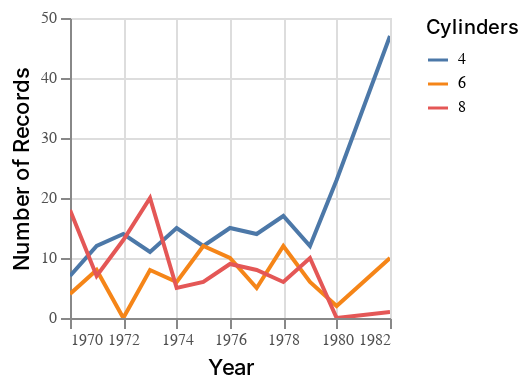

Notebook code cell kept with this figure:
### Code cell
import altair as alt
import pandas._libs.tslibs.timestamps
from pandas._libs.tslibs.timestamps import Timestamp
visData = pd.DataFrame({'Year': {0: Timestamp('1970-01-01 00:00:00'), 1: Timestamp('1970-01-01 00:00:00'), 2: Timestamp('1970-01-01 00:00:00'), 3: Timestamp('1971-01-01 00:00:00'), 4: Timestamp('1971-01-01 00:00:00'), 5: Timestamp('1971-01-01 00:00:00'), 6: Timestamp('1972-01-01 00:00:00'), 7: Timestamp('1972-01-01 00:00:00'), 8: Timestamp('1972-01-01 00:00:00'), 9: Timestamp('1973-01-01 00:00:00'), 10: Timestamp('1973-01-01 00:00:00'), 11: Timestamp('1973-01-01 00:00:00'), 12: Timestamp('1974-01-01 00:00:00'), 13: Timestamp('1974-01-01 00:00:00'), 14: Timestamp('1974-01-01 00:00:00'), 15: Timestamp('1975-01-01 00:00:00'), 16: Timestamp('1975-01-01 00:00:00'), 17: Timestamp('1975-01-01 00:00:00'), 18: Timestamp('1976-01-01 00:00:00'), 19: Timestamp('1976-01-01 00:00:00'), 20: Timestamp('1976-01-01 00:00:00'), 21: Timestamp('1977-01-01 00:00:00'), 22: Timestamp('1977-01-01 00:00:00'), 23: Timestamp('1977-01-01 00:00:00'), 24: Timestamp('1978-01-01 00:00:00'), 25: Timestamp('1978-01-01 00:00:00'), 26: Timestamp('1978-01-01 00:00:00'), 27: Timestamp('1979-01-01 00:00:00'), 28: Timestamp('1979-01-01 00:00:00'), 29: Timestamp('1979-01-01 00:00:00'), 30: Timestamp('1980-01-01 00:00:00'), 31: Timestamp('1980-01-01 00:00:00'), 32: Timestamp('1980-01-01 00:00:00'), 33: Timestamp('1982-01-01 00:00:00'), 34: Timestamp('1982-01-01 00:00:00'), 35: Timestamp('1982-01-01 00:00:00')}, 'Cylinders': {0: 4, 1: 6, 2: 8, 3: 4, 4: 6, 5: 8, 6: 8, 7: 6, 8: 4, 9: 4, 10: 6, 11: 8, 12: 4, 13: 6, 14: 8, 15: 4, 16: 6, 17: 8, 18: 8, 19: 4, 20: 6, 21: 4, 22: 8, 23: 6, 24: 4, 25: 6, 26: 8, 27: 4, 28: 6, 29: 8, 30: 8, 31: 4, 32: 6, 33: 4, 34: 6, 35: 8}, 'Record': {0: 7.0, 1: 4.0, 2: 18.0, 3: 12.0, 4: 8.0, 5: 7.0, 6: 13.0, 7: 0.0, 8: 14.0, 9: 11.0, 10: 8.0, 11: 20.0, 12: 15.0, 13: 6.0, 14: 5.0, 15: 12.0, 16: 12.0, 17: 6.0, 18: 9.0, 19: 15.0, 20: 10.0, 21: 14.0, 22: 8.0, 23: 5.0, 24: 17.0, 25: 12.0, 26: 6.0, 27: 12.0, 28: 6.0, 29: 10.0, 30: 0.0, 31: 23.0, 32: 2.0, 33: 47.0, 34: 10.0, 35: 1.0}})

chart = alt.Chart(visData).mark_line().encode(
    y = alt.Y('Record', type= 'quantitative', title='Number of Records'),
    x = alt.X('Year', type = 'temporal'),
)
chart = chart.interactive() # Enable Zooming and Panning
chart = chart.encode(color=alt.Color('Cylinders',type='nominal'))
chart = chart.configure_title(fontWeight=500,fontSize=13,font='Helvetica Neue')
chart = chart.configure_axis(titleFontWeight=500,titleFontSize=11,titleFont='Helvetica Neue',
			labelFontWeight=400,labelFontSize=8,labelFont='Helvetica Neue',labelColor='#505050')
chart = chart.configure_legend(titleFontWeight=500,titleFontSize=10,titleFont='Helvetica Neue',
			labelFontWeight=400,labelFontSize=8,labelFont='Helvetica Neue')
chart = chart.properties(width=160,height=150)

chart

### Figure 1 — Vega-Lite specification as saved in the notebook (floating-point values rounded to 4 significant figures)
{"config": {"view": {"continuousWidth": 400, "continuousHeight": 300}, "axis": {"labelColor": "#505050", "labelFont": "Helvetica Neue", "labelFontSize": 8, "labelFontWeight": 400, "titleFont": "Helvetica Neue", "titleFontSize": 11, "titleFontWeight": 500}, "legend": {"labelFont": "Helvetica Neue", "labelFontSize": 8, "labelFontWeight": 400, "titleFont": "Helvetica Neue", "titleFontSize": 10, "titleFontWeight": 500}, "title": {"font": "Helvetica Neue", "fontSize": 13, "fontWeight": 500}}, "data": {"name": "data-9aa4895f7650e89001064003b3b7960b"}, "mark": "line", "encoding": {"color": {"type": "nominal", "field": "Cylinders"}, "x": {"type": "temporal", "field": "Year"}, "y": {"type": "quantitative", "field": "Record", "title": "Number of Records"}}, "height": 150, "selection": {"selector036": {"type": "interval", "bind": "scales", "encodings": ["x", "y"]}}, "width": 160, "$schema": "https://vega.github.io/schema/vega-lite/v4.8.1.json", "datasets": {"data-9aa4895f7650e89001064003b3b7960b": [{"Year": "1970-01-01T00:00:00", "Cylinders": 4, "Record": 7.0}, {"Year": "1970-01-01T00:00:00", "Cylinders": 6, "Record": 4.0}, {"Year": "1970-01-01T00:00:00", "Cylinders": 8, "Record": 18.0}, {"Year": "1971-01-01T00:00:00", "Cylinders": 4, "Record": 12.0}, {"Year": "1971-01-01T00:00:00", "Cylinders": 6, "Record": 8.0}, {"Year": "1971-01-01T00:00:00", "Cylinders": 8, "Record": 7.0}, {"Year": "1972-01-01T00:00:00", "Cylinders": 8, "Record": 13.0}, {"Year": "1972-01-01T00:00:00", "Cylinders": 6, "Record": 0.0}, {"Year": "1972-01-01T00:00:00", "Cylinders": 4, "Record": 14.0}, {"Year": "1973-01-01T00:00:00", "Cylinders": 4, "Record": 11.0}, {"Year": "1973-01-01T00:00:00", "Cylinders": 6, "Record": 8.0}, {"Year": "1973-01-01T00:00:00", "Cylinders": 8, "Record": 20.0}, {"Year": "1974-01-01T00:00:00", "Cylinders": 4, "Record": 15.0}, {"Year": "1974-01-01T00:00:00", "Cylinders": 6, "Record": 6.0}, {"Year": "1974-01-01T00:00:00", "Cylinders": 8, "Record": 5.0}, {"Year": "1975-01-01T00:00:00", "Cylinders": 4, "Record": 12.0}, {"Year": "1975-01-01T00:00:00", "Cylinders": 6, "Record": 12.0}, {"Year": "1975-01-01T00:00:00", "Cylinders": 8, "Record": 6.0}, {"Year": "1976-01-01T00:00:00", "Cylinders": 8, "Record": 9.0}, {"Year": "1976-01-01T00:00:00", "Cylinders": 4, "Record": 15.0}, {"Year": "1976-01-01T00:00:00", "Cylinders": 6, "Record": 10.0}, {"Year": "1977-01-01T00:00:00", "Cylinders": 4, "Record": 14.0}, {"Year": "1977-01-01T00:00:00", "Cylinders": 8, "Record": 8.0}, {"Year": "1977-01-01T00:00:00", "Cylinders": 6, "Record": 5.0}, {"Year": "1978-01-01T00:00:00", "Cylinders": 4, "Record": 17.0}, {"Year": "1978-01-01T00:00:00", "Cylinders": 6, "Record": 12.0}, {"Year": "1978-01-01T00:00:00", "Cylinders": 8, "Record": 6.0}, {"Year": "1979-01-01T00:00:00", "Cylinders": 4, "Record": 12.0}, {"Year": "1979-01-01T00:00:00", "Cylinders": 6, "Record": 6.0}, {"Year": "1979-01-01T00:00:00", "Cylinders": 8, "Record": 10.0}, {"Year": "1980-01-01T00:00:00", "Cylinders": 8, "Record": 0.0}, {"Year": "1980-01-01T00:00:00", "Cylinders": 4, "Record": 23.0}, {"Year": "1980-01-01T00:00:00", "Cylinders": 6, "Record": 2.0}, {"Year": "1982-01-01T00:00:00", "Cylinders": 4, "Record": 47.0}, {"Year": "1982-01-01T00:00:00", "Cylinders": 6, "Record": 10.0}, {"Year": "1982-01-01T00:00:00", "Cylinders": 8, "Record": 1.0}]}}
